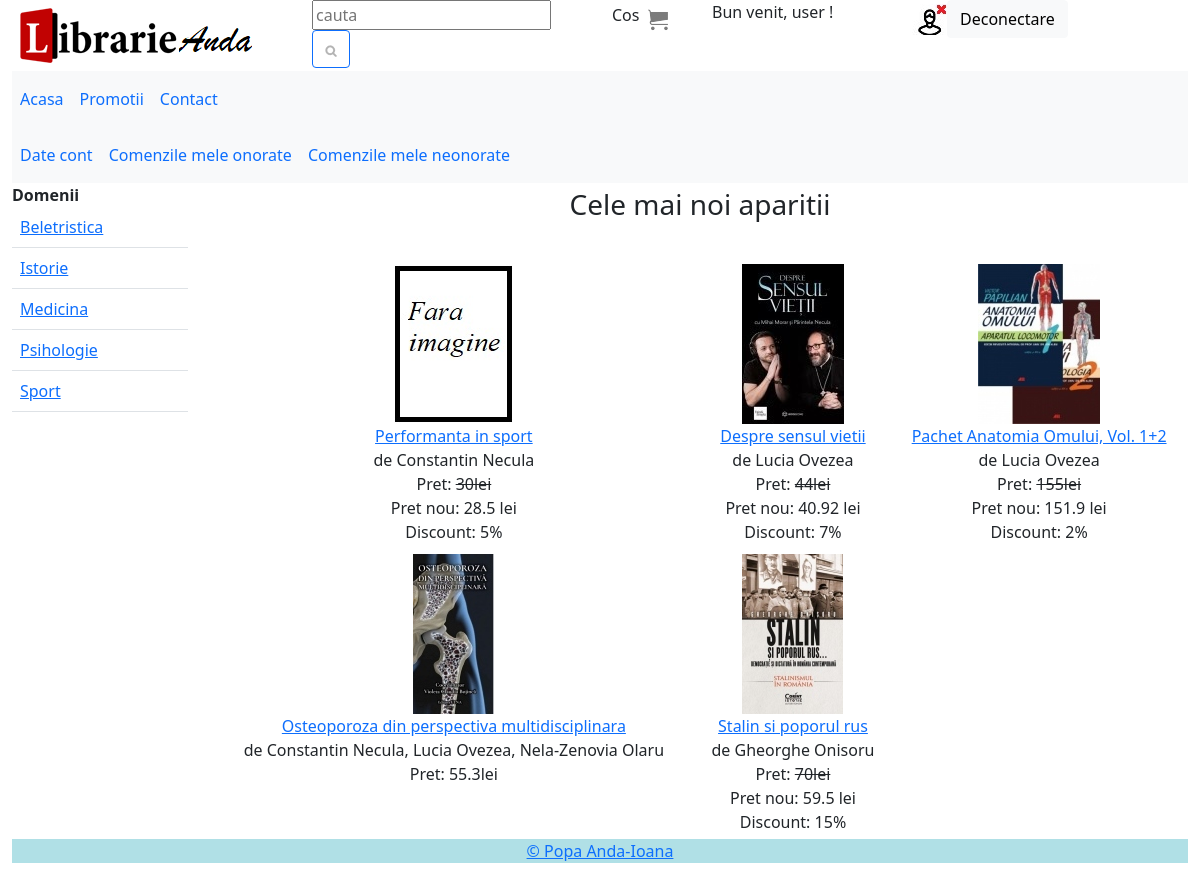
The app's page /useri/index.php with its own data.
### tables this page shows
CREATE TABLE IF NOT EXISTS `domenii` (
  `id_domeniu` int NOT NULL AUTO_INCREMENT,
  `nume_domeniu` varchar(50) NOT NULL,
  PRIMARY KEY (`id_domeniu`)
);

CREATE TABLE IF NOT EXISTS `carti` (
  `id_carte` int NOT NULL AUTO_INCREMENT,
  `titlu_carte` varchar(50) NOT NULL,
  `descriere` text NOT NULL,
  `pret` float UNSIGNED NOT NULL,
  `nr_buc` int UNSIGNED NOT NULL,
  `data_aparitie_lib` timestamp NOT NULL DEFAULT CURRENT_TIMESTAMP,
  `promotie` int NOT NULL,
  `id_editura` int NOT NULL,
  `id_domeniu` int NOT NULL,
  PRIMARY KEY (`id_carte`),
  KEY `id_domeniu` (`id_domeniu`),
  KEY `id_editura` (`id_editura`)
);

CREATE TABLE IF NOT EXISTS `autori` (
  `id_autor` int NOT NULL AUTO_INCREMENT,
  `nume_autor` varchar(50) NOT NULL,
  PRIMARY KEY (`id_autor`)
);

### useri/index.php (called while the page is built, shortened)
<?php
include ("conectare_bd.php");
include ("page_top.php");
include ("meniu.php");
include ("noutati.php");
include ("page_bottom.php");
?>

### useri/noutati.php (the view)
<div class="col-md-10" class="table-responsive">
<table width = "100%" cellpadding="5">
<tr>
<td colspan="3" align="center">
<h3>Cele mai noi aparitii</h3><br>
</td>
</tr>
<?php
$sql = "SELECT carti.id_carte, carti.titlu_carte, autori.nume_autor, carti.pret, carti.promotie
FROM carti, autori, sunt_scrise
WHERE carti.id_carte = sunt_scrise.id_carte AND autori.id_autor = sunt_scrise.id_autor
ORDER BY carti.data_aparitie_lib DESC LIMIT 0,9";
$rows=[];
$result = $db->query($sql);
while($row = $result->fetch_array())
{
$rows[] = $row;
}
for($i=count($rows)-1;$i>0;$i--)
	for($j=0;$j<$i;$j++)
		if(isset($rows[$i]['titlu_carte']) AND isset($rows[$j]['titlu_carte']) AND $rows[$i]['titlu_carte']==$rows[$j]['titlu_carte'])
		{
			$rows[$i]['nume_autor'].=', '.$rows[$j]['nume_autor'];
			array_splice($rows,$j,1);
		}
if(count($rows))
	$i=1;
for($k=0;$k<count($rows);$k++)
{
	if($i%3==1)
		print '<tr>';
	$adresaImagine = "img/mici/" .$rows[$k]['id_carte'].".jpg";
	$pretNou=$rows[$k]['pret']-($rows[$k]['promotie']/100)*$rows[$k]['pret'];
	print '<td align = "center" valign="top">';
	if(file_exists($adresaImagine))
		print '<img src = "'.$adresaImagine.'"><br>';
	else
		print '<img src = "img/mici/0.jpg"><br>';
	if($rows[$k]['promotie']>0)
		print '<a href = "carte.php? id_carte=' .$rows[$k]['id_carte'].'">'.$rows[$k]['titlu_carte'].'</a><br> de ' .$rows[$k]['nume_autor'].'<br> Pret: <del>'. $rows[$k]['pret'].'lei </del><br>Pret nou: '.$pretNou.' lei<br> Discount: '.$rows[$k]['promotie'].'%</td>';
	else
		print '<a href = "carte.php? id_carte=' .$rows[$k]['id_carte'].'">'.$rows[$k]['titlu_carte'].'</a><br> de ' .$rows[$k]['nume_autor'].'<br> Pret: '. $rows[$k]['pret'].'lei</td>';
	$i++;
	if($i%3==1)
		print '</tr>';
}
?>
</table>
</div>
</div>

### useri/meniu.php (shortened to what this page needs)
<div class="row">
<div class="col-md-2">
<b>Domenii</b><br>
<div class="table-responsive">
<table class="table table-hover">
<?php
$sql = "SELECT * FROM domenii ORDER BY nume_domeniu ASC";
$resursa = $db->query($sql);
while($row = $resursa->fetch_object())
{
	print '<tr>';
	print '<td>';
	print '<a href = "domenii.php?id_domeniu='.$row->id_domeniu.'">'.$row->nume_domeniu.'</a>';
	print '</tr>';
}
?>
</table>
</div>
</div>

### records on screen
domenii: nume_domeniu "Beletristica"
domenii: nume_domeniu "Istorie"
domenii: nume_domeniu "Medicina"
domenii: nume_domeniu "Psihologie"
domenii: nume_domeniu "Sport"
carti: titlu_carte "Performanta in sport", autori.nume_autor "Constantin Necula", pret "30", pretNou "28.5", promotie "5"
carti: shows a picture, titlu_carte "Despre sensul vietii", autori.nume_autor "Lucia Ovezea", pret "44", pretNou "40.92", promotie "7"
carti: shows a picture, titlu_carte "Pachet Anatomia Omului, Vol. 1+2", autori.nume_autor "Lucia Ovezea", pret "155", pretNou "151.9", promotie "2"
carti: shows a picture, titlu_carte "Osteoporoza din perspectiva multidisciplinara", nume_autor "Constantin Necula, Lucia Ovezea, Nela-Zenovia Olaru", pret "55.3"
carti: shows a picture, titlu_carte "Stalin si poporul rus", autori.nume_autor "Gheorghe Onisoru", pret "70", pretNou "59.5", promotie "15"
